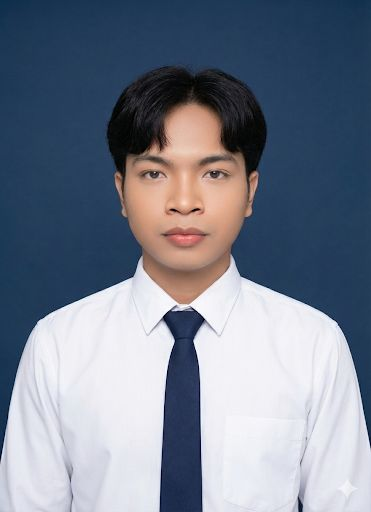
#> input picture Back-End/image.jpeg, 371 x 512 px
$ python -i image_quality.py   (imports and definitions only)   (older library calls are emulated)
#> lines starting #> are read from the running program, lines starting #| are printed output that depends on the picture
"""
Image Quality Service
ตรวจสอบคุณภาพรูปภาพด้วย OpenCV + Heuristics
"""

import cv2
import numpy as np
from typing import Tuple, Dict
from config.settings import (
    BRIGHTNESS_MIN,
    BRIGHTNESS_MAX,
    BLUR_THRESHOLD,
)


def check_brightness(image: np.ndarray) -> Tuple[bool, float, str]:
    """
    ตรวจสอบความสว่างของรูปภาพ

    Args:
        image: รูปภาพ BGR format (numpy array)

    Returns:
        tuple: (passed, brightness_value, message)
    """
    # แปลงเป็น grayscale แล้วคำนวณค่าเฉลี่ยความสว่าง
    gray = cv2.cvtColor(image, cv2.COLOR_BGR2GRAY)
    brightness = np.mean(gray)

    if brightness < BRIGHTNESS_MIN:
        return False, brightness, f"รูปภาพมืดเกินไป (ความสว่าง: {brightness:.1f}, ต้องการ: ≥{BRIGHTNESS_MIN})"

    if brightness > BRIGHTNESS_MAX:
        return False, brightness, f"รูปภาพสว่างเกินไป (ความสว่าง: {brightness:.1f}, ต้องการ: ≤{BRIGHTNESS_MAX})"

    return True, brightness, "ความสว่างผ่าน"


def check_blur(image: np.ndarray) -> Tuple[bool, float, str]:
    """
    ตรวจสอบความเบลอของรูปภาพด้วย Laplacian variance
    ค่า variance สูง = รูปคมชัด, ค่าต่ำ = รูปเบลอ

    Args:
        image: รูปภาพ BGR format (numpy array)

    Returns:
        tuple: (passed, sharpness_value, message)
    """
    # แปลงเป็น grayscale
    gray = cv2.cvtColor(image, cv2.COLOR_BGR2GRAY)

    # คำนวณ Laplacian variance (วัดความคมชัด)
    laplacian = cv2.Laplacian(gray, cv2.CV_64F)
    sharpness = laplacian.var()

    if sharpness < BLUR_THRESHOLD:
        return False, sharpness, f"รูปภาพเบลอเกินไป (ความคมชัด: {sharpness:.1f}, ต้องการ: ≥{BLUR_THRESHOLD})"

    return True, sharpness, "ความคมชัดผ่าน"


def check_contrast(image: np.ndarray, min_contrast: float = 30.0) -> Tuple[bool, float, str]:
    """
    ตรวจสอบ contrast ของรูปภาพ

    Args:
        image: รูปภาพ BGR format (numpy array)
        min_contrast: ค่า contrast ต่ำสุดที่ยอมรับ

    Returns:
        tuple: (passed, contrast_value, message)
    """
    gray = cv2.cvtColor(image, cv2.COLOR_BGR2GRAY)
    contrast = gray.std()

    if contrast < min_contrast:
        return False, contrast, f"รูปภาพ contrast ต่ำเกินไป (contrast: {contrast:.1f}, ต้องการ: ≥{min_contrast})"

    return True, contrast, "Contrast ผ่าน"


def check_image_quality(image: np.ndarray) -> Dict:
    """
    ตรวจสอบคุณภาพรูปภาพทั้งหมด

    Args:
        image: รูปภาพ BGR format (numpy array)

    Returns:
        dict: ผลการตรวจสอบทั้งหมด
            - passed: bool - ผ่านทุกการตรวจสอบหรือไม่
            - checks: dict - รายละเอียดแต่ละการตรวจสอบ
            - message: str - ข้อความสรุป
    """
    results = {
        "passed": True,
        "checks": {},
        "message": "คุณภาพรูปภาพผ่านทั้งหมด",
        "failed_reasons": []
    }

    # 1. ตรวจสอบความสว่าง
    brightness_passed, brightness_val, brightness_msg = check_brightness(image)
    results["checks"]["brightness"] = {
        "passed": brightness_passed,
        "value": float(brightness_val),
        "message": brightness_msg
    }
    if not brightness_passed:
        results["passed"] = False
        results["failed_reasons"].append(brightness_msg)

    # 2. ตรวจสอบความเบลอ
    blur_passed, sharpness_val, blur_msg = check_blur(image)
    results["checks"]["blur"] = {
        "passed": blur_passed,
        "value": float(sharpness_val),
        "message": blur_msg
    }
    if not blur_passed:
        results["passed"] = False
        results["failed_reasons"].append(blur_msg)

    # 3. ตรวจสอบ contrast
    contrast_passed, contrast_val, contrast_msg = check_contrast(image)
    results["checks"]["contrast"] = {
        "passed": contrast_passed,
        "value": float(contrast_val),
        "message": contrast_msg
    }
    if not contrast_passed:
        results["passed"] = False
        results["failed_reasons"].append(contrast_msg)

    # สรุปผล
    if not results["passed"]:
        results["message"] = "คุณภาพรูปภาพไม่ผ่าน: " + "; ".join(results["failed_reasons"])

    return results

>>> import cv2
>>> picture = cv2.imread('../image.jpeg')
#> picture is the input picture: shape (512, 371, 3); mean B, G, R 142.1, 126.7, 118.4
>>> result = check_image_quality(picture)
#> in check_brightness, `gray = cv2.cvtColor(image, cv2.COLOR_BGR2GRAY)`:
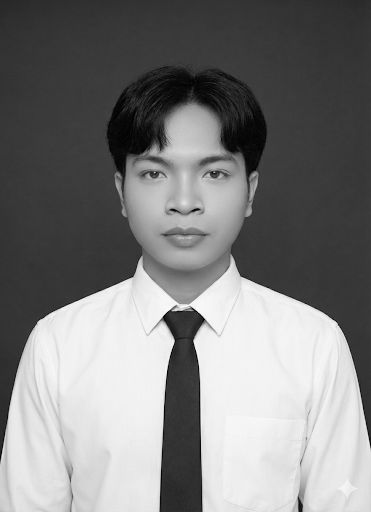
#> gray: shape (512, 371); min 0, max 255, mean 126
#> in check_brightness, `brightness = np.mean(gray)`: brightness = 126
#> in check_image_quality, `brightness_passed, brightness_val, brightness_msg = check_brightness(i..`: brightness_passed = True; brightness_val = 126; brightness_msg = 'ความสว่างผ่าน'
#> in check_blur, `laplacian = cv2.Laplacian(gray, cv2.CV_64F)`:
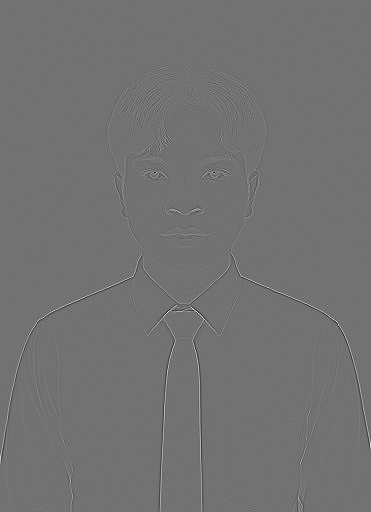
#> laplacian: shape (512, 371) float64; min -406, max 498, mean 0; drawn with min black and max white
#> in check_blur, `sharpness = laplacian.var()`: sharpness = 416.9
#> in check_image_quality, `blur_passed, sharpness_val, blur_msg = check_blur(image)`: blur_passed = True; sharpness_val = 416.9; blur_msg = 'ความคมชัดผ่าน'
#> in check_contrast, `contrast = gray.std()`: contrast = 85.22
#> in check_image_quality, `contrast_passed, contrast_val, contrast_msg = check_contrast(image)`: contrast_passed = True; contrast_val = 85.22; contrast_msg = 'Contrast ผ่าน'
#> result = 4 items
